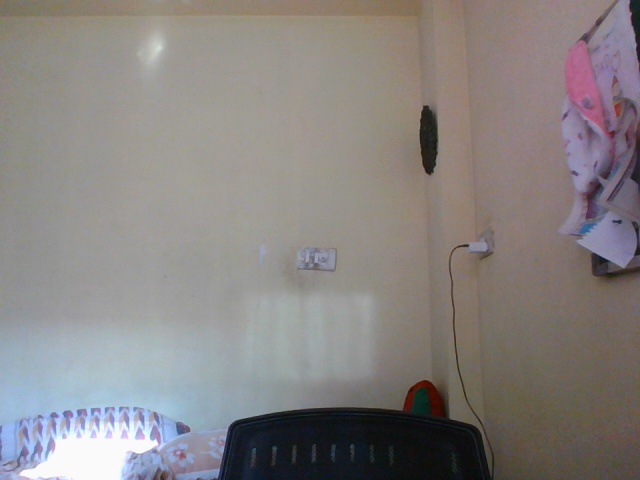
#> input picture Invisible Cloak-Harry Potter/image.jpg, 640 x 480 px
$ python invisible_cloak.py
#> lines starting #> are read from the running program, lines starting #| are printed output that depends on the picture; after the words box and inside, x2 and y2 are one past the last pixel; in counts of white or black regions, pixels touching at a corner belong together
import cv2
import numpy as np

cap = cv2.VideoCapture(0)
back = cv2.imread('./image.jpg')
#> back is the input picture: shape (480, 640, 3); mean B, G, R 129.6, 131.1, 135.8
kernel = np.ones((5,5), np.uint8)  #to start morphology

while cap.isOpened():
    ret, frame = cap.read() #read frame from camera
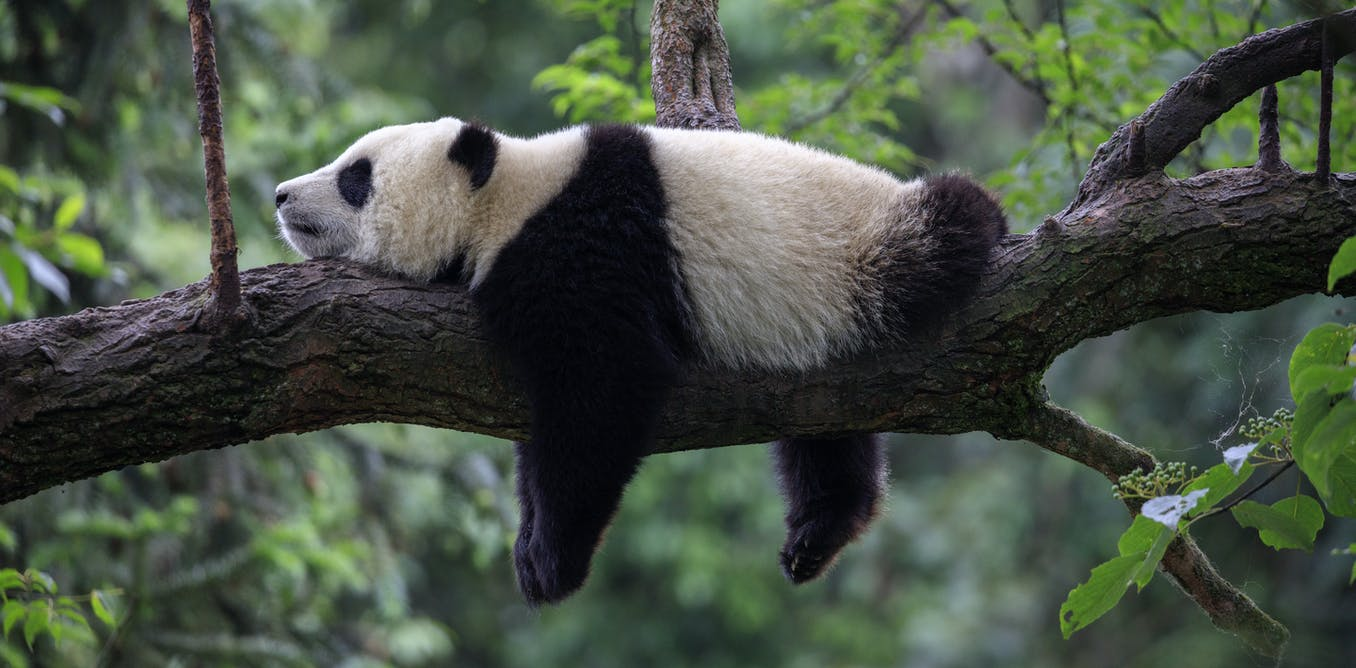
#> input picture ML-Bootcamp/Session-4_Pandas and Data Scraping/panda.jpg, 1356 x 668 px, given in place of the camera
#> frame is the input picture: shape (668, 1356, 3); mean B, G, R 68.1, 81.6, 71.2

    if ret:
        # HSV : Hue, Saturation, value
        # color, amount with white, amount with black
        # HSV  like human eyes, but RGB just mixture

        # open CV reads BGR, then to convert to HSV

        hsv = cv2.cvtColor(frame, cv2.COLOR_BGR2HSV)
#> hsv: shape (668, 1356, 3); mean H, S, V 70.3, 61.4, 83.9
        # cv2.imshow("hsv",hsv)
        # to get hsv value
        # lower : hue-10,100,100  higher: h+10,255 255

        blue = np.uint8([[[255,0,0]]]) #bgr of blue
        hsv_blue = cv2.cvtColor(blue, cv2.COLOR_BGR2HSV)
        # print(hsv_blue)  #to get hsv of blue color which will be used

        # threshold hsv to only get blue
        lower_blue = np.array([0,100,100])
        upper_blue = np.array(([130,255,255]))

        # to make blue range disappear
        mask = cv2.inRange(hsv,lower_blue,upper_blue) #ignore all colors apart from mask
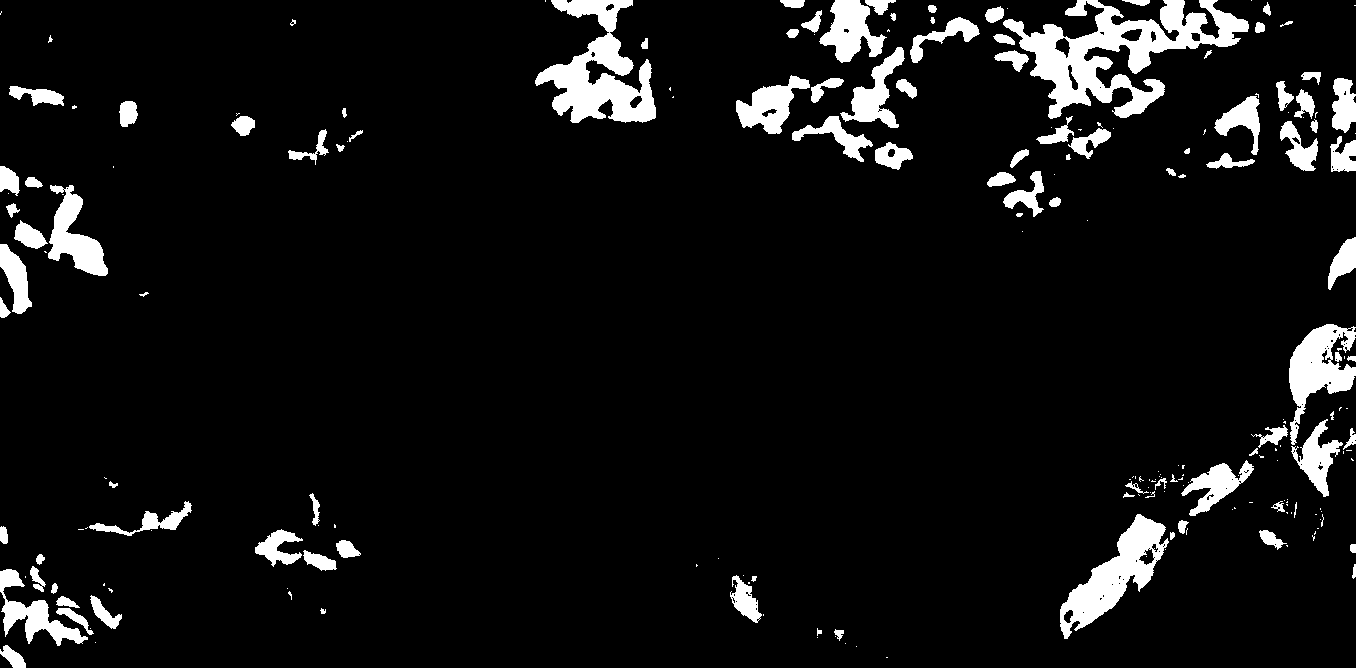
#> mask: shape (668, 1356); 7.1% white; 214 white regions (109 under 20 px), largest, box (x1, y1, x2, y2) and area: (1003, 0, 1249, 119) 10924, (535, 0, 656, 123) 6879, (1060, 514, 1169, 639) 4872
        # cv2.imshow("mask", mask)

        # all things blue
#> (the run stopped early here; a loop or call above may not have finished)
